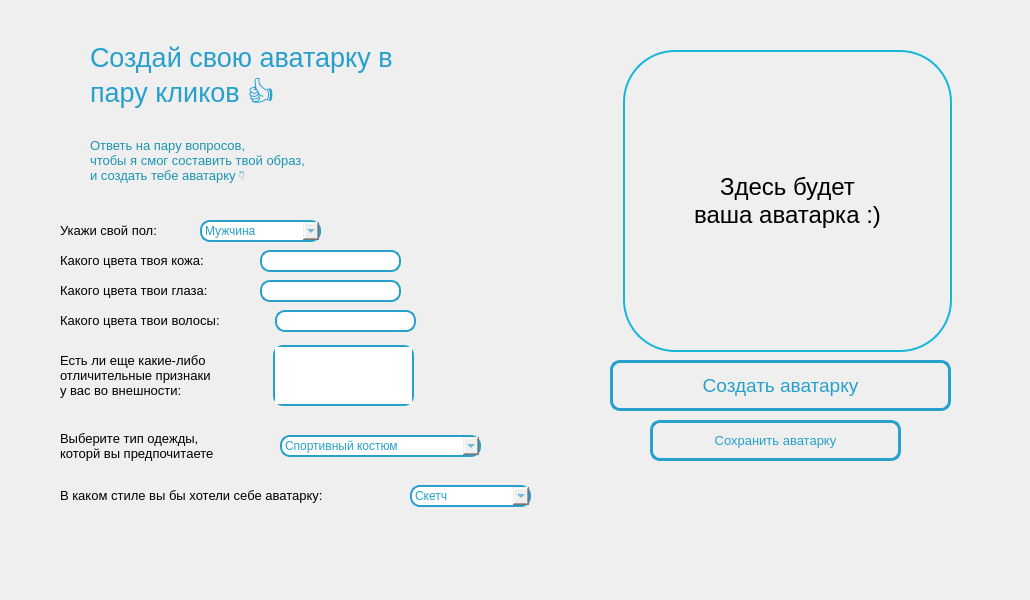
<?xml version="1.0" encoding="UTF-8"?>
<ui version="4.0">
 <class>MainWindow</class>
 <widget class="QMainWindow" name="MainWindow">
  <property name="geometry">
   <rect>
    <x>0</x>
    <y>0</y>
    <width>1030</width>
    <height>600</height>
   </rect>
  </property>
  <property name="windowTitle">
   <string>MainWindow</string>
  </property>
  <widget class="QWidget" name="centralwidget">
   <widget class="QLabel" name="label">
    <property name="geometry">
     <rect>
      <x>0</x>
      <y>0</y>
      <width>1030</width>
      <height>600</height>
     </rect>
    </property>
    <property name="text">
     <string/>
    </property>
    <property name="pixmap">
     <pixmap>background.png</pixmap>
    </property>
    <property name="alignment">
     <set>Qt::AlignCenter</set>
    </property>
   </widget>
   <widget class="QLabel" name="label_2">
    <property name="geometry">
     <rect>
      <x>623</x>
      <y>50</y>
      <width>329</width>
      <height>302</height>
     </rect>
    </property>
    <property name="font">
     <font>
      <pointsize>18</pointsize>
     </font>
    </property>
    <property name="styleSheet">
     <string notr="true">border: 2px solid rgb(21, 182, 218);
border-radius: 52px;</string>
    </property>
    <property name="text">
     <string>Здесь будет 
ваша аватарка :)</string>
    </property>
    <property name="alignment">
     <set>Qt::AlignCenter</set>
    </property>
   </widget>
   <widget class="QLabel" name="label_3">
    <property name="geometry">
     <rect>
      <x>90</x>
      <y>30</y>
      <width>361</width>
      <height>101</height>
     </rect>
    </property>
    <property name="font">
     <font>
      <pointsize>20</pointsize>
     </font>
    </property>
    <property name="styleSheet">
     <string notr="true">color: rgb(39, 160, 204)</string>
    </property>
    <property name="text">
     <string>Создай свою аватарку в 
пару кликов 👍</string>
    </property>
   </widget>
   <widget class="QLabel" name="label_4">
    <property name="geometry">
     <rect>
      <x>90</x>
      <y>100</y>
      <width>411</width>
      <height>121</height>
     </rect>
    </property>
    <property name="font">
     <font>
      <pointsize>10</pointsize>
     </font>
    </property>
    <property name="styleSheet">
     <string notr="true">color: rgb(27, 149, 176)</string>
    </property>
    <property name="text">
     <string>Ответь на пару вопросов, 
чтобы я смог составить твой образ, 
и создать тебе аватарку 👇</string>
    </property>
   </widget>
   <widget class="QLabel" name="label_5">
    <property name="geometry">
     <rect>
      <x>60</x>
      <y>245</y>
      <width>201</width>
      <height>31</height>
     </rect>
    </property>
    <property name="font">
     <font>
      <pointsize>10</pointsize>
     </font>
    </property>
    <property name="text">
     <string>Какого цвета твоя кожа:</string>
    </property>
   </widget>
   <widget class="QLineEdit" name="lineEdit">
    <property name="geometry">
     <rect>
      <x>260</x>
      <y>250</y>
      <width>141</width>
      <height>22</height>
     </rect>
    </property>
    <property name="styleSheet">
     <string notr="true">color: rgb(39, 160, 204);
border: 2px solid rgb(39, 160, 204);
border-radius: 10px;</string>
    </property>
   </widget>
   <widget class="QLabel" name="label_6">
    <property name="geometry">
     <rect>
      <x>60</x>
      <y>275</y>
      <width>201</width>
      <height>31</height>
     </rect>
    </property>
    <property name="font">
     <font>
      <pointsize>10</pointsize>
     </font>
    </property>
    <property name="text">
     <string>Какого цвета твои глаза:</string>
    </property>
   </widget>
   <widget class="QLineEdit" name="lineEdit_2">
    <property name="geometry">
     <rect>
      <x>260</x>
      <y>280</y>
      <width>141</width>
      <height>22</height>
     </rect>
    </property>
    <property name="styleSheet">
     <string notr="true">color: rgb(39, 160, 204);
border: 2px solid rgb(39, 160, 204);
border-radius: 10px;</string>
    </property>
   </widget>
   <widget class="QLabel" name="label_7">
    <property name="geometry">
     <rect>
      <x>60</x>
      <y>305</y>
      <width>211</width>
      <height>31</height>
     </rect>
    </property>
    <property name="font">
     <font>
      <pointsize>10</pointsize>
     </font>
    </property>
    <property name="text">
     <string>Какого цвета твои волосы:</string>
    </property>
   </widget>
   <widget class="QLineEdit" name="lineEdit_3">
    <property name="geometry">
     <rect>
      <x>275</x>
      <y>310</y>
      <width>141</width>
      <height>22</height>
     </rect>
    </property>
    <property name="styleSheet">
     <string notr="true">color: rgb(39, 160, 204);
border: 2px solid rgb(39, 160, 204);
border-radius: 10px;</string>
    </property>
   </widget>
   <widget class="QLabel" name="label_8">
    <property name="geometry">
     <rect>
      <x>60</x>
      <y>425</y>
      <width>211</width>
      <height>41</height>
     </rect>
    </property>
    <property name="font">
     <font>
      <pointsize>10</pointsize>
     </font>
    </property>
    <property name="text">
     <string>Выберите тип одежды, 
которй вы предпочитаете</string>
    </property>
   </widget>
   <widget class="QComboBox" name="comboBox">
    <property name="geometry">
     <rect>
      <x>280</x>
      <y>435</y>
      <width>201</width>
      <height>22</height>
     </rect>
    </property>
    <property name="styleSheet">
     <string notr="true">color: rgb(39, 160, 204);
border: 2px solid rgb(39, 160, 204);
border-radius: 10px;</string>
    </property>
    <property name="currentIndex">
     <number>0</number>
    </property>
    <item>
     <property name="text">
      <string>Спортивный костюм</string>
     </property>
    </item>
    <item>
     <property name="text">
      <string>Деловой костюм</string>
     </property>
    </item>
    <item>
     <property name="text">
      <string>Обычная футболка</string>
     </property>
    </item>
    <item>
     <property name="text">
      <string>Какое нибудь худи или кофта</string>
     </property>
    </item>
    <item>
     <property name="text">
      <string>Не имеет значения</string>
     </property>
    </item>
   </widget>
   <widget class="QLabel" name="label_9">
    <property name="geometry">
     <rect>
      <x>60</x>
      <y>475</y>
      <width>351</width>
      <height>41</height>
     </rect>
    </property>
    <property name="font">
     <font>
      <pointsize>10</pointsize>
     </font>
    </property>
    <property name="text">
     <string>В каком стиле вы бы хотели себе аватарку:</string>
    </property>
   </widget>
   <widget class="QLabel" name="label_10">
    <property name="geometry">
     <rect>
      <x>60</x>
      <y>345</y>
      <width>361</width>
      <height>61</height>
     </rect>
    </property>
    <property name="font">
     <font>
      <pointsize>10</pointsize>
     </font>
    </property>
    <property name="text">
     <string>Есть ли еще какие-либо
отличительные признаки 
у вас во внешности:</string>
    </property>
   </widget>
   <widget class="QTextEdit" name="textEdit">
    <property name="geometry">
     <rect>
      <x>273</x>
      <y>345</y>
      <width>141</width>
      <height>61</height>
     </rect>
    </property>
    <property name="styleSheet">
     <string notr="true">color: rgb(39, 160, 204);
border: 2px solid rgb(39, 160, 204);
border-radius: 10px;</string>
    </property>
   </widget>
   <widget class="QComboBox" name="comboBox_2">
    <property name="geometry">
     <rect>
      <x>410</x>
      <y>485</y>
      <width>121</width>
      <height>22</height>
     </rect>
    </property>
    <property name="styleSheet">
     <string notr="true">color: rgb(39, 160, 204);
border: 2px solid rgb(39, 160, 204);
border-radius: 10px;</string>
    </property>
    <property name="currentIndex">
     <number>0</number>
    </property>
    <item>
     <property name="text">
      <string>Скетч</string>
     </property>
    </item>
    <item>
     <property name="text">
      <string>Дудлинг</string>
     </property>
    </item>
    <item>
     <property name="text">
      <string>Реалистичный</string>
     </property>
    </item>
    <item>
     <property name="text">
      <string>Мультяшный</string>
     </property>
    </item>
    <item>
     <property name="text">
      <string>Аниме</string>
     </property>
    </item>
    <item>
     <property name="text">
      <string>Ретро</string>
     </property>
    </item>
    <item>
     <property name="text">
      <string>Готика</string>
     </property>
    </item>
    <item>
     <property name="text">
      <string>Чиби</string>
     </property>
    </item>
   </widget>
   <widget class="QPushButton" name="pushButton">
    <property name="geometry">
     <rect>
      <x>610</x>
      <y>360</y>
      <width>341</width>
      <height>51</height>
     </rect>
    </property>
    <property name="font">
     <font>
      <pointsize>14</pointsize>
     </font>
    </property>
    <property name="styleSheet">
     <string notr="true">#pushButton{
color: rgb(39, 160, 204);
border: 3px solid rgb(39, 160, 204);
border-radius: 10px;}

#pushButton:hover{
background-color: rgb(202, 202, 202);
}</string>
    </property>
    <property name="text">
     <string>Создать аватарку</string>
    </property>
   </widget>
   <widget class="QPushButton" name="pushButton_2">
    <property name="geometry">
     <rect>
      <x>650</x>
      <y>420</y>
      <width>251</width>
      <height>41</height>
     </rect>
    </property>
    <property name="font">
     <font>
      <pointsize>10</pointsize>
     </font>
    </property>
    <property name="styleSheet">
     <string notr="true">#pushButton_2{
color: rgb(39, 160, 204);
border: 3px solid rgb(39, 160, 204);
border-radius: 10px;}

#pushButton_2:hover{
background-color: rgb(202, 202, 202);
}</string>
    </property>
    <property name="text">
     <string>Сохранить аватарку</string>
    </property>
   </widget>
   <widget class="QLabel" name="label_11">
    <property name="geometry">
     <rect>
      <x>570</x>
      <y>490</y>
      <width>331</width>
      <height>61</height>
     </rect>
    </property>
    <property name="font">
     <font>
      <pointsize>14</pointsize>
     </font>
    </property>
    <property name="styleSheet">
     <string notr="true">color: rgb(39, 160, 204)</string>
    </property>
    <property name="text">
     <string/>
    </property>
    <property name="alignment">
     <set>Qt::AlignCenter</set>
    </property>
   </widget>
   <widget class="QLabel" name="label_12">
    <property name="geometry">
     <rect>
      <x>60</x>
      <y>215</y>
      <width>201</width>
      <height>31</height>
     </rect>
    </property>
    <property name="font">
     <font>
      <pointsize>10</pointsize>
     </font>
    </property>
    <property name="text">
     <string>Укажи свой пол:</string>
    </property>
   </widget>
   <widget class="QComboBox" name="comboBox_3">
    <property name="geometry">
     <rect>
      <x>200</x>
      <y>220</y>
      <width>121</width>
      <height>22</height>
     </rect>
    </property>
    <property name="styleSheet">
     <string notr="true">color: rgb(39, 160, 204);
border: 2px solid rgb(39, 160, 204);
border-radius: 10px;</string>
    </property>
    <property name="currentIndex">
     <number>0</number>
    </property>
    <item>
     <property name="text">
      <string>Мужчина</string>
     </property>
    </item>
    <item>
     <property name="text">
      <string>Женщина</string>
     </property>
    </item>
    <item>
     <property name="text">
      <string>Не важно</string>
     </property>
    </item>
   </widget>
  </widget>
 </widget>
 <resources/>
 <connections/>
</ui>
